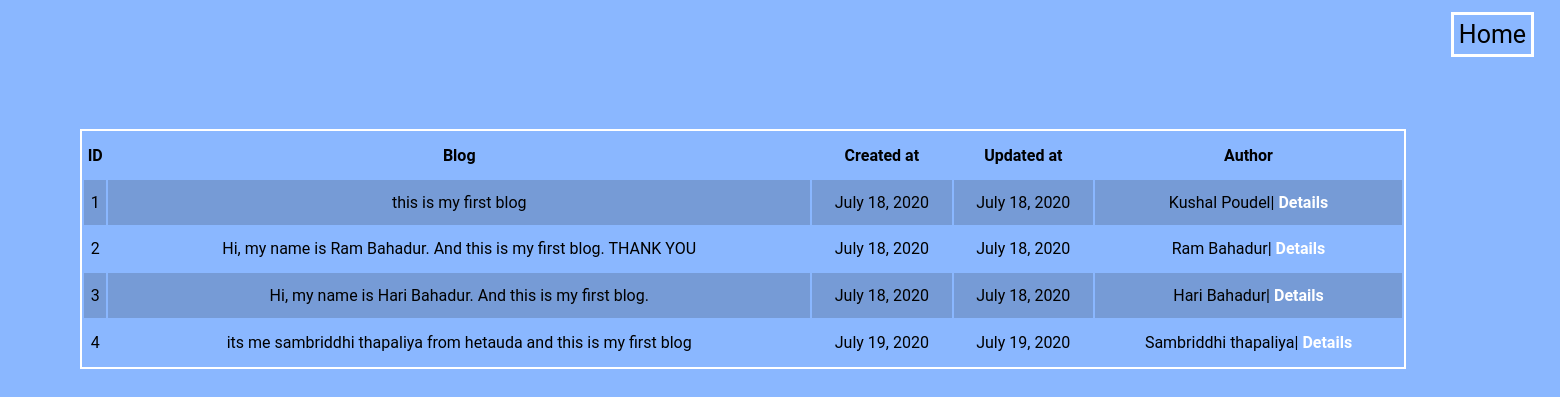
Screenshot of /view/ with the database file from the repository.
### blog/models.py (models this page shows, shortened)
class BlogTable(models.Model):
    author = models.ForeignKey(AuthorTable, on_delete=models.CASCADE)
    blog = models.TextField(max_length=500)
    created_at = models.DateField(default=timezone.now)
    updated_at = models.DateField(blank=True)

class AuthorTable(models.Model):
    name = models.CharField(max_length=150)
    email = models.EmailField()
    address = models.CharField(max_length=150)

### blog/views.py (the view)
# urls.py: path('view/', blog_view, name='view'),
def blog_view(request):
    obj = BlogTable.objects.all()
    return render(request, 'blog/blog.html', {'obj': obj})

### blog/templates/blog/blog.html (shortened to what this page needs)
{% load static %}
<!DOCTYPE html>
<html lang="en">
<head>
    <link rel="stylesheet" type="text/css" href="{% static 'blog/blo.css' %}" />
</head>
<body>
<div class="home font">
    <a href="{% url 'blog:home' %}">Home</a>
</div>
<div class="tab">
    <table class="font">
    <tr>
        <th>ID</th>
        <th>Blog</th>
        <th>Created at</th>
        <th>Updated at</th>
        <th>Author</th>
    </tr>
    {%for i in obj%}
    <tr>
        <td>{{i.id}}</td>
        <td>{{i.blog}}</td>
        <td>{{i.created_at}}</td>
        <td>{{i.updated_at}}</td>
        <td>
            {{i.author.name}}|
            <a href="/author/{{i.id}}" class="link font">Details</a>
        </td>
    </tr>
    {%endfor%}
</table>
</div>
</body>
</html>

### blog/static/blog/blo.css (style rules this page uses)
* { margin: 0px; padding: 0px; }
body { background-color: #8ab7ff ; }
.font { font-family: roboto; }
.home { margin:20px; margin-left: 93%; font-size:25px; width: 100%; transition: all 400ms ease-in-out; }
.home a { text-decoration: none; padding:5px; border: 3px solid #ffffff; color: #000000; }
table { border: 2px solid #ffffff; width:85%; height: 30vh; margin: 80px; text-align: center; }
table tr:nth-child(even) { background-color: #769bd6; }
.link { text-decoration: none; color: #ffffff; font-weight: bolder; }

### rows the page displays
BlogTable: id "1", blog "this is my first blog", created_at "July 18, 2020", updated_at "July 18, 2020", author.name "Kushal Poudel"
BlogTable: id "2", blog "Hi, my name is Ram Bahadur. And this is my first blog. THANK YOU", created_at "July 18, 2020", updated_at "July 18, 2020", author.name "Ram Bahadur"
BlogTable: id "3", blog "Hi, my name is Hari Bahadur. And this is my first blog.", created_at "July 18, 2020", updated_at "July 18, 2020", author.name "Hari Bahadur"
BlogTable: id "4", blog "its me sambriddhi thapaliya from hetauda and this is my first blog", created_at "July 19, 2020", updated_at "July 19, 2020", author.name "Sambriddhi thapaliya"
